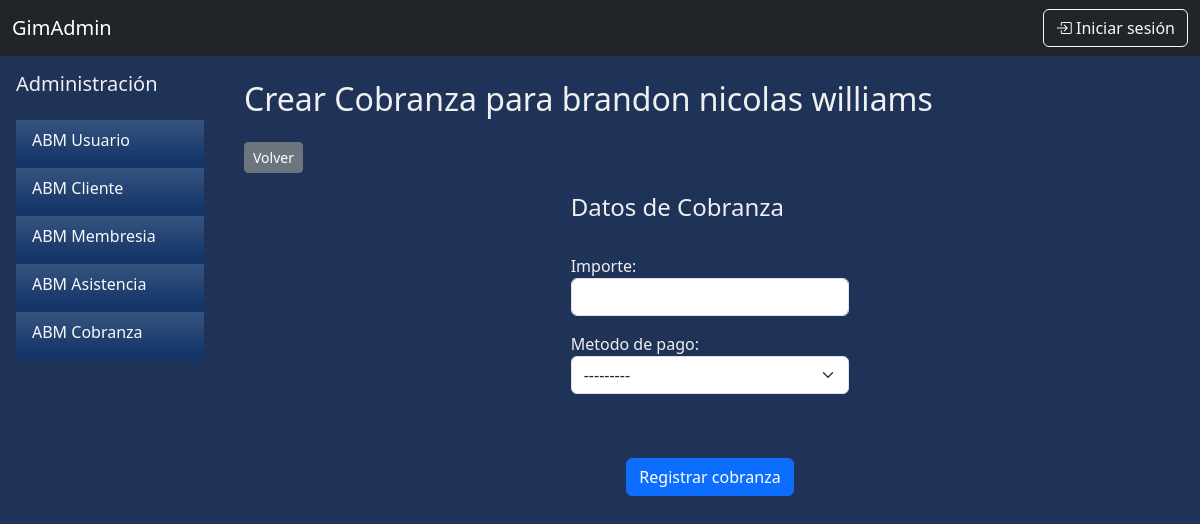
/abm/cobranza/nueva/1/, run on the app's committed database.
### apps/abm/models.py (models this page shows, shortened)
class Membresia(models.Model):
    ESTADO_MEMBRESIA = [
        ('Activa', 'Activa'),
        ('Adeuda', 'Adeuda'),
        ('Baja'  , 'Baja'),
    ]
    cliente = models.OneToOneField(Cliente, on_delete=models.CASCADE, null=False, related_name='membresia_cliente')
    fecha_inicio = models.DateField(null=False)
    fecha_fin = models.DateField(null=False)
    estado = models.CharField(max_length=50, choices=ESTADO_MEMBRESIA)

class Cliente(models.Model):
    usuario = models.OneToOneField(UserProfile, on_delete=models.CASCADE, null=False, related_name='cliente_usuario')
    altura = models.IntegerField()
    peso = models.FloatField()
    objetivo = models.CharField(max_length=300, null=False, default="", blank=True)
    avatar = models.ImageField(upload_to='avatars/', null=True, blank=True, default='avatars/default.jpg')

class UserProfile(models.Model):
    user = models.OneToOneField(User, null=False, on_delete=models.CASCADE)
    dni = models.IntegerField(unique=True, null=False)
    telefono = models.CharField(max_length=50)
    domicilio = models.CharField(max_length=150)
    fecha_nac = models.DateField()
    first_login = models.BooleanField(default=True)

### apps/abm/views.py (the view)
# urls.py: path('cobranza/nueva/<int:membresia>/', views.crear_cobranza, name='cobranza_crear'),
def crear_cobranza(request, membresia):
    m = get_object_or_404(Membresia, id=membresia)
    if request.method == 'POST':
        cobranza_Form = CobranzaForm(request.POST)
        if cobranza_Form.is_valid():
            c = cobranza_Form.save(commit=False)
            c.membresia = m
            c.save()
            return redirect('cobranza_listar')
        else:
            print(cobranza_Form.errors)
    else:
        cobranza_Form = CobranzaForm()
    contexto = {
        'user' : request.user,
        'cobranzaForm': cobranza_Form,
        'membresia': m
    }
    return render(request, 'crear_cobranza.html', contexto)

### apps/abm/forms.py
class CobranzaForm (forms.ModelForm):
    class Meta:
        model = Cobranza
        fields = ['importe','metodo_pago']
        widgets ={
            'importe': forms.NumberInput(attrs={'class':'form-control', 'step':'0.01'}),
            'metodo_pago': forms.Select(attrs={'class':'form-select'})
        }

### apps/abm/templates/crear_cobranza.html (shortened to what this page needs)
{% extends "base.html" %}
{% block content %}
<div class="d-flex">
    {% include 'sidebar.html' %}
    <div class="flex-grow-1 p-4">
        <h2 class="mb-4">{% if es_edicion %}Edit{% else %}Cre{% endif %}ar Cobranza para {{membresia.cliente.usuario.user.first_name}} {{membresia.cliente.usuario.user.last_name}}</h2>
        <a href="{% url 'cobranza_listar' %}">
            <button type="button" class="btn btn-sm btn-secondary mb-1">Volver</button>
        </a>
        <form method="post">
            <div class="mb-3 d-flex justify-content-around">
                <div class="model-form p-3 flex-column col-md-4">
                    <h4>Datos de Cobranza</h4>
                    <br>
                    <p>
                        <label for="importe">Importe:</label>
                        {{ cobranzaForm.importe }}
                    </p>
                    <p>
                        <label for="metodo_pago">Metodo de pago:</label>
                        {{ cobranzaForm.metodo_pago }}
                </div>
            </div>
            <div class="text-center p-3">
                <button type="submit" class="btn btn-primary">Registrar cobranza</button>
            </div>
        </form>
     </div>
</div>
{% endblock %}

### apps/core/templates/base.html (style rules this page uses)
body { background-color: #1E3357; color: #F0F0F0; }

### data on the page
Membresia: cliente.usuario.user.first_name "brandon nicolas", cliente.usuario.user.last_name "williams"
